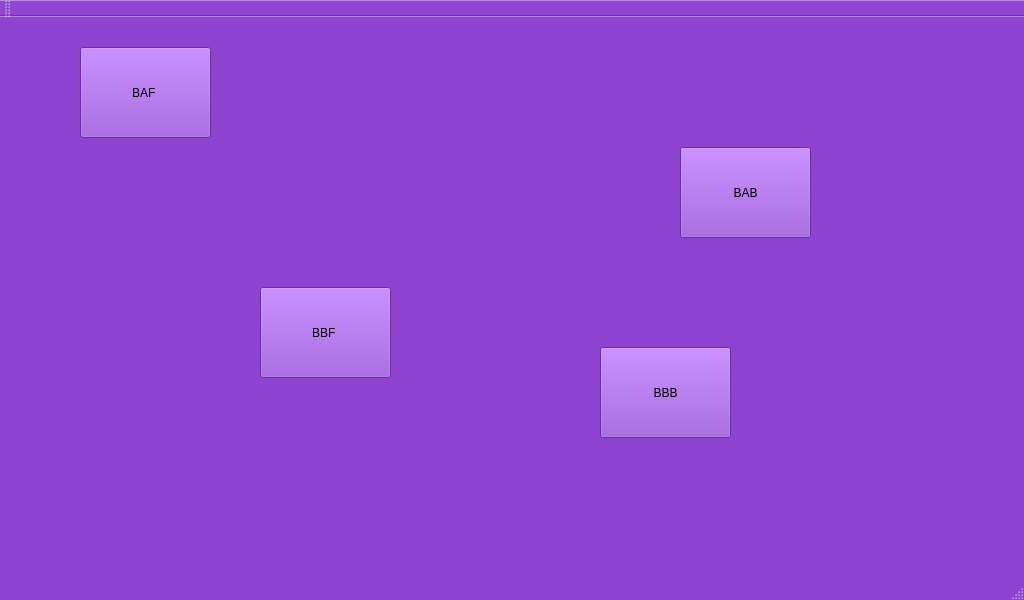
<?xml version="1.0" encoding="UTF-8"?>
<ui version="4.0">
 <class>MainWindow</class>
 <widget class="QMainWindow" name="MainWindow">
  <property name="geometry">
   <rect>
    <x>0</x>
    <y>0</y>
    <width>1024</width>
    <height>600</height>
   </rect>
  </property>
  <property name="palette">
   <palette>
    <active>
     <colorrole role="WindowText">
      <brush brushstyle="SolidPattern">
       <color alpha="255">
        <red>0</red>
        <green>0</green>
        <blue>0</blue>
       </color>
      </brush>
     </colorrole>
     <colorrole role="Button">
      <brush brushstyle="SolidPattern">
       <color alpha="255">
        <red>142</red>
        <green>68</green>
        <blue>209</blue>
       </color>
      </brush>
     </colorrole>
     <colorrole role="Light">
      <brush brushstyle="SolidPattern">
       <color alpha="255">
        <red>201</red>
        <green>142</green>
        <blue>255</blue>
       </color>
      </brush>
     </colorrole>
     <colorrole role="Midlight">
      <brush brushstyle="SolidPattern">
       <color alpha="255">
        <red>171</red>
        <green>105</green>
        <blue>232</blue>
       </color>
      </brush>
     </colorrole>
     <colorrole role="Dark">
      <brush brushstyle="SolidPattern">
       <color alpha="255">
        <red>71</red>
        <green>34</green>
        <blue>104</blue>
       </color>
      </brush>
     </colorrole>
     <colorrole role="Mid">
      <brush brushstyle="SolidPattern">
       <color alpha="255">
        <red>95</red>
        <green>45</green>
        <blue>139</blue>
       </color>
      </brush>
     </colorrole>
     <colorrole role="Text">
      <brush brushstyle="SolidPattern">
       <color alpha="255">
        <red>0</red>
        <green>0</green>
        <blue>0</blue>
       </color>
      </brush>
     </colorrole>
     <colorrole role="BrightText">
      <brush brushstyle="SolidPattern">
       <color alpha="255">
        <red>255</red>
        <green>255</green>
        <blue>255</blue>
       </color>
      </brush>
     </colorrole>
     <colorrole role="ButtonText">
      <brush brushstyle="SolidPattern">
       <color alpha="255">
        <red>0</red>
        <green>0</green>
        <blue>0</blue>
       </color>
      </brush>
     </colorrole>
     <colorrole role="Base">
      <brush brushstyle="SolidPattern">
       <color alpha="255">
        <red>255</red>
        <green>255</green>
        <blue>255</blue>
       </color>
      </brush>
     </colorrole>
     <colorrole role="Window">
      <brush brushstyle="SolidPattern">
       <color alpha="255">
        <red>142</red>
        <green>68</green>
        <blue>209</blue>
       </color>
      </brush>
     </colorrole>
     <colorrole role="Shadow">
      <brush brushstyle="SolidPattern">
       <color alpha="255">
        <red>0</red>
        <green>0</green>
        <blue>0</blue>
       </color>
      </brush>
     </colorrole>
     <colorrole role="AlternateBase">
      <brush brushstyle="SolidPattern">
       <color alpha="255">
        <red>198</red>
        <green>161</green>
        <blue>232</blue>
       </color>
      </brush>
     </colorrole>
     <colorrole role="ToolTipBase">
      <brush brushstyle="SolidPattern">
       <color alpha="255">
        <red>255</red>
        <green>255</green>
        <blue>220</blue>
       </color>
      </brush>
     </colorrole>
     <colorrole role="ToolTipText">
      <brush brushstyle="SolidPattern">
       <color alpha="255">
        <red>0</red>
        <green>0</green>
        <blue>0</blue>
       </color>
      </brush>
     </colorrole>
    </active>
    <inactive>
     <colorrole role="WindowText">
      <brush brushstyle="SolidPattern">
       <color alpha="255">
        <red>0</red>
        <green>0</green>
        <blue>0</blue>
       </color>
      </brush>
     </colorrole>
     <colorrole role="Button">
      <brush brushstyle="SolidPattern">
       <color alpha="255">
        <red>142</red>
        <green>68</green>
        <blue>209</blue>
       </color>
      </brush>
     </colorrole>
     <colorrole role="Light">
      <brush brushstyle="SolidPattern">
       <color alpha="255">
        <red>201</red>
        <green>142</green>
        <blue>255</blue>
       </color>
      </brush>
     </colorrole>
     <colorrole role="Midlight">
      <brush brushstyle="SolidPattern">
       <color alpha="255">
        <red>171</red>
        <green>105</green>
        <blue>232</blue>
       </color>
      </brush>
     </colorrole>
     <colorrole role="Dark">
      <brush brushstyle="SolidPattern">
       <color alpha="255">
        <red>71</red>
        <green>34</green>
        <blue>104</blue>
       </color>
      </brush>
     </colorrole>
     <colorrole role="Mid">
      <brush brushstyle="SolidPattern">
       <color alpha="255">
        <red>95</red>
        <green>45</green>
        <blue>139</blue>
       </color>
      </brush>
     </colorrole>
     <colorrole role="Text">
      <brush brushstyle="SolidPattern">
       <color alpha="255">
        <red>0</red>
        <green>0</green>
        <blue>0</blue>
       </color>
      </brush>
     </colorrole>
     <colorrole role="BrightText">
      <brush brushstyle="SolidPattern">
       <color alpha="255">
        <red>255</red>
        <green>255</green>
        <blue>255</blue>
       </color>
      </brush>
     </colorrole>
     <colorrole role="ButtonText">
      <brush brushstyle="SolidPattern">
       <color alpha="255">
        <red>0</red>
        <green>0</green>
        <blue>0</blue>
       </color>
      </brush>
     </colorrole>
     <colorrole role="Base">
      <brush brushstyle="SolidPattern">
       <color alpha="255">
        <red>255</red>
        <green>255</green>
        <blue>255</blue>
       </color>
      </brush>
     </colorrole>
     <colorrole role="Window">
      <brush brushstyle="SolidPattern">
       <color alpha="255">
        <red>142</red>
        <green>68</green>
        <blue>209</blue>
       </color>
      </brush>
     </colorrole>
     <colorrole role="Shadow">
      <brush brushstyle="SolidPattern">
       <color alpha="255">
        <red>0</red>
        <green>0</green>
        <blue>0</blue>
       </color>
      </brush>
     </colorrole>
     <colorrole role="AlternateBase">
      <brush brushstyle="SolidPattern">
       <color alpha="255">
        <red>198</red>
        <green>161</green>
        <blue>232</blue>
       </color>
      </brush>
     </colorrole>
     <colorrole role="ToolTipBase">
      <brush brushstyle="SolidPattern">
       <color alpha="255">
        <red>255</red>
        <green>255</green>
        <blue>220</blue>
       </color>
      </brush>
     </colorrole>
     <colorrole role="ToolTipText">
      <brush brushstyle="SolidPattern">
       <color alpha="255">
        <red>0</red>
        <green>0</green>
        <blue>0</blue>
       </color>
      </brush>
     </colorrole>
    </inactive>
    <disabled>
     <colorrole role="WindowText">
      <brush brushstyle="SolidPattern">
       <color alpha="255">
        <red>71</red>
        <green>34</green>
        <blue>104</blue>
       </color>
      </brush>
     </colorrole>
     <colorrole role="Button">
      <brush brushstyle="SolidPattern">
       <color alpha="255">
        <red>142</red>
        <green>68</green>
        <blue>209</blue>
       </color>
      </brush>
     </colorrole>
     <colorrole role="Light">
      <brush brushstyle="SolidPattern">
       <color alpha="255">
        <red>201</red>
        <green>142</green>
        <blue>255</blue>
       </color>
      </brush>
     </colorrole>
     <colorrole role="Midlight">
      <brush brushstyle="SolidPattern">
       <color alpha="255">
        <red>171</red>
        <green>105</green>
        <blue>232</blue>
       </color>
      </brush>
     </colorrole>
     <colorrole role="Dark">
      <brush brushstyle="SolidPattern">
       <color alpha="255">
        <red>71</red>
        <green>34</green>
        <blue>104</blue>
       </color>
      </brush>
     </colorrole>
     <colorrole role="Mid">
      <brush brushstyle="SolidPattern">
       <color alpha="255">
        <red>95</red>
        <green>45</green>
        <blue>139</blue>
       </color>
      </brush>
     </colorrole>
     <colorrole role="Text">
      <brush brushstyle="SolidPattern">
       <color alpha="255">
        <red>71</red>
        <green>34</green>
        <blue>104</blue>
       </color>
      </brush>
     </colorrole>
     <colorrole role="BrightText">
      <brush brushstyle="SolidPattern">
       <color alpha="255">
        <red>255</red>
        <green>255</green>
        <blue>255</blue>
       </color>
      </brush>
     </colorrole>
     <colorrole role="ButtonText">
      <brush brushstyle="SolidPattern">
       <color alpha="255">
        <red>71</red>
        <green>34</green>
        <blue>104</blue>
       </color>
      </brush>
     </colorrole>
     <colorrole role="Base">
      <brush brushstyle="SolidPattern">
       <color alpha="255">
        <red>142</red>
        <green>68</green>
        <blue>209</blue>
       </color>
      </brush>
     </colorrole>
     <colorrole role="Window">
      <brush brushstyle="SolidPattern">
       <color alpha="255">
        <red>142</red>
        <green>68</green>
        <blue>209</blue>
       </color>
      </brush>
     </colorrole>
     <colorrole role="Shadow">
      <brush brushstyle="SolidPattern">
       <color alpha="255">
        <red>0</red>
        <green>0</green>
        <blue>0</blue>
       </color>
      </brush>
     </colorrole>
     <colorrole role="AlternateBase">
      <brush brushstyle="SolidPattern">
       <color alpha="255">
        <red>142</red>
        <green>68</green>
        <blue>209</blue>
       </color>
      </brush>
     </colorrole>
     <colorrole role="ToolTipBase">
      <brush brushstyle="SolidPattern">
       <color alpha="255">
        <red>255</red>
        <green>255</green>
        <blue>220</blue>
       </color>
      </brush>
     </colorrole>
     <colorrole role="ToolTipText">
      <brush brushstyle="SolidPattern">
       <color alpha="255">
        <red>0</red>
        <green>0</green>
        <blue>0</blue>
       </color>
      </brush>
     </colorrole>
    </disabled>
   </palette>
  </property>
  <property name="windowTitle">
   <string>MainWindow</string>
  </property>
  <widget class="QWidget" name="centralWidget">
   <widget class="QPushButton" name="pushButton">
    <property name="geometry">
     <rect>
      <x>80</x>
      <y>30</y>
      <width>131</width>
      <height>91</height>
     </rect>
    </property>
    <property name="text">
     <string>BAF </string>
    </property>
   </widget>
   <widget class="QPushButton" name="pushButton_2">
    <property name="geometry">
     <rect>
      <x>680</x>
      <y>130</y>
      <width>131</width>
      <height>91</height>
     </rect>
    </property>
    <property name="text">
     <string>BAB</string>
    </property>
   </widget>
   <widget class="QPushButton" name="pushButton_3">
    <property name="geometry">
     <rect>
      <x>260</x>
      <y>270</y>
      <width>131</width>
      <height>91</height>
     </rect>
    </property>
    <property name="text">
     <string>BBF </string>
    </property>
   </widget>
   <widget class="QPushButton" name="pushButton_4">
    <property name="geometry">
     <rect>
      <x>600</x>
      <y>330</y>
      <width>131</width>
      <height>91</height>
     </rect>
    </property>
    <property name="text">
     <string>BBB</string>
    </property>
   </widget>
  </widget>
  <widget class="QMenuBar" name="menuBar">
   <property name="geometry">
    <rect>
     <x>0</x>
     <y>0</y>
     <width>1024</width>
     <height>25</height>
    </rect>
   </property>
  </widget>
  <widget class="QToolBar" name="mainToolBar">
   <attribute name="toolBarArea">
    <enum>TopToolBarArea</enum>
   </attribute>
   <attribute name="toolBarBreak">
    <bool>false</bool>
   </attribute>
  </widget>
  <widget class="QStatusBar" name="statusBar"/>
 </widget>
 <layoutdefault spacing="6" margin="11"/>
 <resources/>
 <connections/>
</ui>
